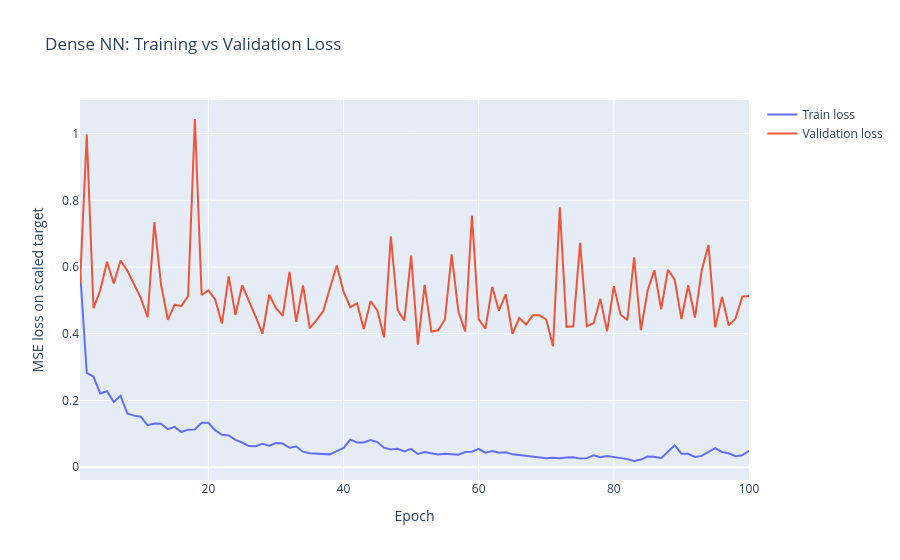

Source (notebook cell):
### Code cell
# Dense NN training/validation loss curve.
fig = go.Figure()
fig.add_trace(go.Scatter(
    x=dense_history["epoch"],
    y=dense_history["train_loss"],
    mode="lines",
    name="Train loss",
))
fig.add_trace(go.Scatter(
    x=dense_history["epoch"],
    y=dense_history["val_loss"],
    mode="lines",
    name="Validation loss",
))
fig.update_layout(
    title="Dense NN: Training vs Validation Loss",
    xaxis_title="Epoch",
    yaxis_title="MSE loss on scaled target",
    hovermode="x unified",
)
fig.show()
